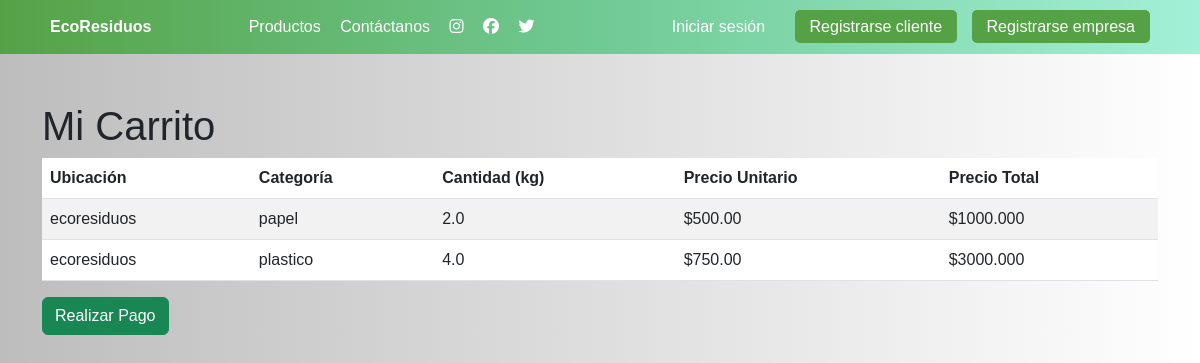
Page /ver_carrito/ (signed in) on the earlier database version.
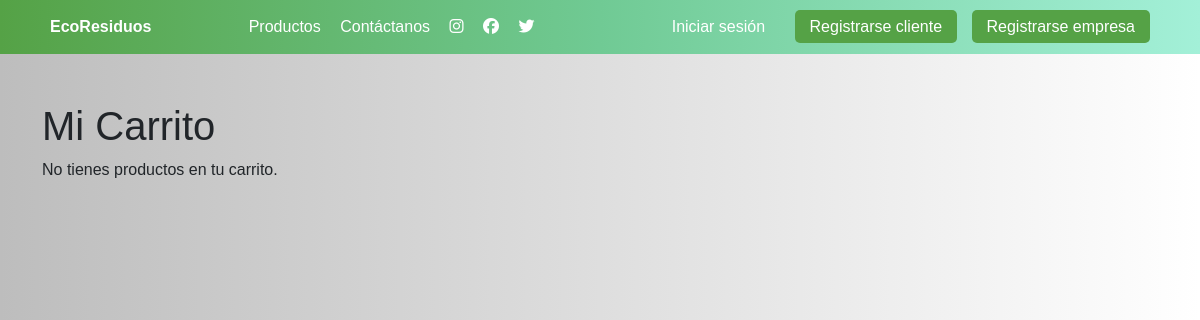
Same page on the later database version.
### tareas/models.py (models this page shows, shortened)
class Carrito(models.Model):
    usuario = models.ForeignKey(settings.AUTH_USER_MODEL, on_delete=models.CASCADE)
    ubicacion_categoria = models.ForeignKey(UbicacionCategoria, on_delete=models.CASCADE)
    categoria = models.ForeignKey(CategoriaResiduo, on_delete=models.CASCADE)
    cantidad_kg = models.FloatField()
    fecha_agregado = models.DateTimeField(auto_now_add=True)
    @property
    def precio_unitario(self):
        return self.ubicacion_categoria.precio
    @property
    def precio_total(self):
     return self.precio_unitario * Decimal(str(self.cantidad_kg))

class UbicacionCategoria(models.Model):
    ubicacion = models.ForeignKey(Ubicacion, on_delete=models.CASCADE)
    categoria = models.ForeignKey(CategoriaResiduo, on_delete=models.CASCADE)
    precio = models.DecimalField(max_digits=10, decimal_places=2)

class Ubicacion(models.Model):
    nombre = models.CharField(max_length=100)
    descripcion = models.TextField(blank=True)
    latitud = models.FloatField()
    longitud = models.FloatField()
    categorias = models.ManyToManyField(CategoriaResiduo, through='UbicacionCategoria')

class CategoriaResiduo(models.Model):
    nombre = models.CharField(max_length=100)
    factor_co2 = models.FloatField(help_text="kg CO₂e evitado por kg de residuo")

### tareas/views.py (the view)
# urls.py: path('ver_carrito/', ver_carrito, name='ver_carrito'),
@login_required
def ver_carrito(request):
    carrito_items = Carrito.objects.filter(usuario=request.user)
    return render(request, 'ver_carrito.html', {'carrito_items': carrito_items})

### tareas/templates/ver_carrito.html
{% extends 'base.html' %}
{% block content %}
<div class="container mt-5">
    <h1>Mi Carrito</h1>
    {% if carrito_items %}
        <table class="table table-striped">
            <thead>
                <tr>
                    <th>Ubicación</th>
                    <th>Categoría</th>
                    <th>Cantidad (kg)</th>
                    <th>Precio Unitario</th>
                    <th>Precio Total</th>
                </tr>
            </thead>
            <tbody>
                {% for item in carrito_items %}
                    <tr>
                        <td>{{ item.ubicacion_categoria.ubicacion.nombre }}</td>
                        <td>{{ item.categoria.nombre }}</td>
                        <td>{{ item.cantidad_kg }}</td>
                        <td>${{ item.precio_unitario }}</td>
                        <td>${{ item.precio_total }}</td>
                    </tr>
                {% endfor %}
            </tbody>
        </table>
        <a href="{% url 'realizar_pago' %}" class="btn btn-success">Realizar Pago</a>
    {% else %}
        <p>No tienes productos en tu carrito.</p>
    {% endif %}
</div>
{% endblock %}

Differences in the rows shown:
removed Carrito: ubicacion_categoria.ubicacion.nombre "ecoresiduos", categoria.nombre "papel", cantidad_kg "2.0", precio_unitario "500.00", precio_total "1000.000"
removed Carrito: ubicacion_categoria.ubicacion.nombre "ecoresiduos", categoria.nombre "plastico", cantidad_kg "4.0", precio_unitario "750.00", precio_total "3000.000"
Other differences:
text no longer shown: "Ubicación Categoría Cantidad (kg) Precio Unitario Precio Total Realizar Pago"
text now shown: "No tienes productos en tu carrito."
